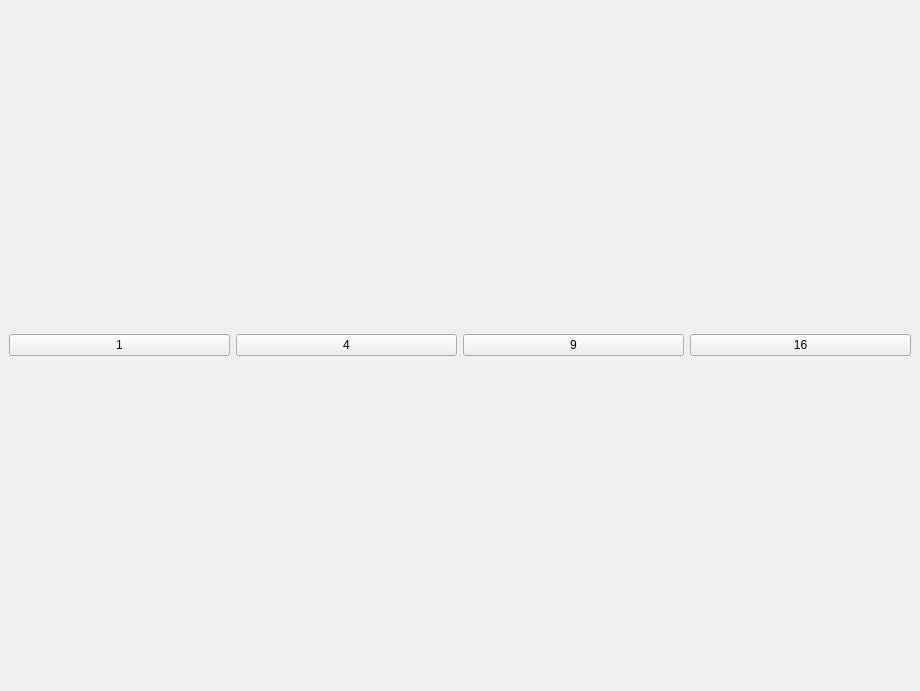
<?xml version="1.0" encoding="UTF-8"?>
<ui version="4.0">
 <class>MainWindow</class>
 <widget class="QMainWindow" name="MainWindow">
  <property name="geometry">
   <rect>
    <x>0</x>
    <y>0</y>
    <width>920</width>
    <height>691</height>
   </rect>
  </property>
  <property name="windowTitle">
   <string>MainWindow</string>
  </property>
  <widget class="QWidget" name="centralwidget">
   <layout class="QGridLayout" name="gridLayout_2">
    <item row="0" column="0" colspan="4">
     <layout class="QGridLayout" name="gridLayout"/>
    </item>
    <item row="1" column="0">
     <widget class="QPushButton" name="btnOne">
      <property name="text">
       <string>1</string>
      </property>
     </widget>
    </item>
    <item row="1" column="1">
     <widget class="QPushButton" name="btnFour">
      <property name="text">
       <string>4</string>
      </property>
     </widget>
    </item>
    <item row="1" column="2">
     <widget class="QPushButton" name="btnNine">
      <property name="text">
       <string>9</string>
      </property>
     </widget>
    </item>
    <item row="1" column="3">
     <widget class="QPushButton" name="btnSixteen">
      <property name="text">
       <string>16</string>
      </property>
     </widget>
    </item>
   </layout>
  </widget>
 </widget>
 <resources/>
 <connections/>
</ui>
